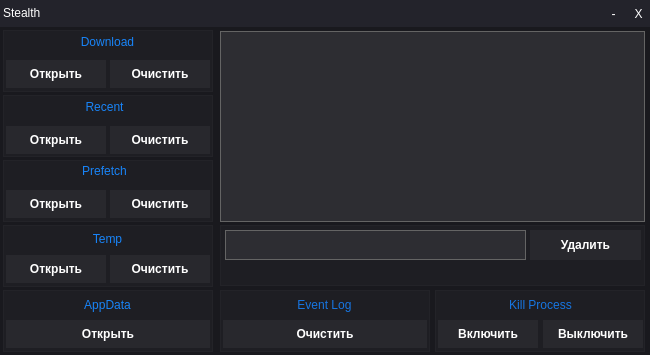
<?xml version="1.0" encoding="UTF-8"?>
<ui version="4.0">
 <class>Form</class>
 <widget class="QWidget" name="Form">
  <property name="geometry">
   <rect>
    <x>0</x>
    <y>0</y>
    <width>650</width>
    <height>355</height>
   </rect>
  </property>
  <property name="windowTitle">
   <string>Stealth</string>
  </property>
  <property name="windowIcon">
   <iconset>
    <normaloff>main_ico.png</normaloff>main_ico.png</iconset>
  </property>
  <widget class="QLabel" name="label">
   <property name="geometry">
    <rect>
     <x>0</x>
     <y>0</y>
     <width>650</width>
     <height>355</height>
    </rect>
   </property>
   <property name="styleSheet">
    <string notr="true">background-color: rgb(25,25,30)</string>
   </property>
   <property name="text">
    <string/>
   </property>
  </widget>
  <widget class="QLabel" name="label_2">
   <property name="geometry">
    <rect>
     <x>0</x>
     <y>0</y>
     <width>651</width>
     <height>27</height>
    </rect>
   </property>
   <property name="styleSheet">
    <string notr="true">background-color: rgb(35,35,43)</string>
   </property>
   <property name="text">
    <string/>
   </property>
  </widget>
  <widget class="QLabel" name="label_3">
   <property name="geometry">
    <rect>
     <x>3</x>
     <y>0</y>
     <width>70</width>
     <height>27</height>
    </rect>
   </property>
   <property name="styleSheet">
    <string notr="true">font: 63 16pt &quot;Mayberry Pro&quot;;
</string>
   </property>
   <property name="text">
    <string>&lt;html&gt;&lt;head/&gt;&lt;body&gt;&lt;p&gt;&lt;span style=&quot; font-weight:400; color:#ffffff;&quot;&gt;Stealth&lt;/span&gt;&lt;/p&gt;&lt;/body&gt;&lt;/html&gt;</string>
   </property>
  </widget>
  <widget class="QPushButton" name="pushButton">
   <property name="geometry">
    <rect>
     <x>625</x>
     <y>0</y>
     <width>27</width>
     <height>27</height>
    </rect>
   </property>
   <property name="styleSheet">
    <string notr="true">QPushButton{
color: white;
background-color: rgb(35,35,43);
font: 63 12pt &quot;Mayberry Pro&quot;;
border: none;
}
QPushButton:hover {
color: #e84118;
}
QPushButton:pressed {
color:#c23616;
}
</string>
   </property>
   <property name="text">
    <string>X</string>
   </property>
  </widget>
  <widget class="QPushButton" name="pushButton_2">
   <property name="geometry">
    <rect>
     <x>600</x>
     <y>0</y>
     <width>27</width>
     <height>27</height>
    </rect>
   </property>
   <property name="styleSheet">
    <string notr="true">QPushButton{
color: white;
background-color: rgb(35,35,43);
font: 63 16pt &quot;Mayberry Pro&quot;;
border: none;
}
QPushButton:hover {
color: rgb(200,200,200);
}
QPushButton:pressed {
color: rgb(150,150,150);
}
</string>
   </property>
   <property name="text">
    <string>-</string>
   </property>
  </widget>
  <widget class="QLabel" name="label_4">
   <property name="geometry">
    <rect>
     <x>3</x>
     <y>30</y>
     <width>210</width>
     <height>62</height>
    </rect>
   </property>
   <property name="styleSheet">
    <string notr="true">background-color: rgb(30,30,35);
border: 1px solid rgb(35,35,40)</string>
   </property>
   <property name="text">
    <string/>
   </property>
  </widget>
  <widget class="QLabel" name="label_5">
   <property name="geometry">
    <rect>
     <x>3</x>
     <y>32</y>
     <width>209</width>
     <height>20</height>
    </rect>
   </property>
   <property name="styleSheet">
    <string notr="true">font: 63 14pt &quot;Mayberry Pro&quot;;
</string>
   </property>
   <property name="text">
    <string>&lt;html&gt;&lt;head/&gt;&lt;body&gt;&lt;p align=&quot;center&quot;&gt;&lt;span style=&quot; color:#1884f8;&quot;&gt;Download&lt;/span&gt;&lt;/p&gt;&lt;/body&gt;&lt;/html&gt;</string>
   </property>
  </widget>
  <widget class="QPushButton" name="pushButton_3">
   <property name="geometry">
    <rect>
     <x>6</x>
     <y>60</y>
     <width>100</width>
     <height>28</height>
    </rect>
   </property>
   <property name="styleSheet">
    <string notr="true">QPushButton{
color: white;
background-color: rgb(40,40,45);
font: 63 11pt &quot;Mayberry Pro&quot;;
font-weight: bold;
border: none;
}
QPushButton:hover {
border: 1px solid rgb(70,70,75);
background-color: rgb(43,43,48);
}
QPushButton:pressed {
background-color: rgb(45,45,50);
}</string>
   </property>
   <property name="text">
    <string>Открыть</string>
   </property>
  </widget>
  <widget class="QPushButton" name="pushButton_4">
   <property name="geometry">
    <rect>
     <x>110</x>
     <y>60</y>
     <width>100</width>
     <height>28</height>
    </rect>
   </property>
   <property name="styleSheet">
    <string notr="true">QPushButton{
color: white;
background-color: rgb(40,40,45);
font: 63 11pt &quot;Mayberry Pro&quot;;
font-weight: bold;
border: none;
}
QPushButton:hover {
border: 1px solid rgb(70,70,75);
background-color: rgb(43,43,48);
}
QPushButton:pressed {
background-color: rgb(45,45,50);
}</string>
   </property>
   <property name="text">
    <string>Очистить</string>
   </property>
  </widget>
  <widget class="QLabel" name="label_6">
   <property name="geometry">
    <rect>
     <x>3</x>
     <y>95</y>
     <width>210</width>
     <height>62</height>
    </rect>
   </property>
   <property name="styleSheet">
    <string notr="true">background-color: rgb(30,30,35);
border: 1px solid rgb(35,35,40)</string>
   </property>
   <property name="text">
    <string/>
   </property>
  </widget>
  <widget class="QLabel" name="label_7">
   <property name="geometry">
    <rect>
     <x>3</x>
     <y>160</y>
     <width>210</width>
     <height>62</height>
    </rect>
   </property>
   <property name="styleSheet">
    <string notr="true">background-color: rgb(30,30,35);
border: 1px solid rgb(35,35,40)</string>
   </property>
   <property name="text">
    <string/>
   </property>
  </widget>
  <widget class="QLabel" name="label_8">
   <property name="geometry">
    <rect>
     <x>3</x>
     <y>225</y>
     <width>210</width>
     <height>62</height>
    </rect>
   </property>
   <property name="styleSheet">
    <string notr="true">background-color: rgb(30,30,35);
border: 1px solid rgb(35,35,40)</string>
   </property>
   <property name="text">
    <string/>
   </property>
  </widget>
  <widget class="QLabel" name="label_9">
   <property name="geometry">
    <rect>
     <x>3</x>
     <y>290</y>
     <width>210</width>
     <height>62</height>
    </rect>
   </property>
   <property name="styleSheet">
    <string notr="true">background-color: rgb(30,30,35);
border: 1px solid rgb(35,35,40)</string>
   </property>
   <property name="text">
    <string/>
   </property>
  </widget>
  <widget class="QLabel" name="label_10">
   <property name="geometry">
    <rect>
     <x>0</x>
     <y>97</y>
     <width>209</width>
     <height>20</height>
    </rect>
   </property>
   <property name="styleSheet">
    <string notr="true">font: 63 14pt &quot;Mayberry Pro&quot;;
</string>
   </property>
   <property name="text">
    <string>&lt;html&gt;&lt;head/&gt;&lt;body&gt;&lt;p align=&quot;center&quot;&gt;&lt;span style=&quot; color:#1884f8;&quot;&gt;Recent&lt;/span&gt;&lt;/p&gt;&lt;/body&gt;&lt;/html&gt;</string>
   </property>
  </widget>
  <widget class="QPushButton" name="pushButton_5">
   <property name="geometry">
    <rect>
     <x>6</x>
     <y>126</y>
     <width>100</width>
     <height>28</height>
    </rect>
   </property>
   <property name="styleSheet">
    <string notr="true">QPushButton{
color: white;
background-color: rgb(40,40,45);
font: 63 11pt &quot;Mayberry Pro&quot;;
font-weight: bold;
border: none;
}
QPushButton:hover {
border: 1px solid rgb(70,70,75);
background-color: rgb(43,43,48);
}
QPushButton:pressed {
background-color: rgb(45,45,50);
}</string>
   </property>
   <property name="text">
    <string>Открыть</string>
   </property>
  </widget>
  <widget class="QPushButton" name="pushButton_6">
   <property name="geometry">
    <rect>
     <x>110</x>
     <y>126</y>
     <width>100</width>
     <height>28</height>
    </rect>
   </property>
   <property name="styleSheet">
    <string notr="true">QPushButton{
color: white;
background-color: rgb(40,40,45);
font: 63 11pt &quot;Mayberry Pro&quot;;
font-weight: bold;
border: none;
}
QPushButton:hover {
border: 1px solid rgb(70,70,75);
background-color: rgb(43,43,48);
}
QPushButton:pressed {
background-color: rgb(45,45,50);
}</string>
   </property>
   <property name="text">
    <string>Очистить</string>
   </property>
  </widget>
  <widget class="QLabel" name="label_11">
   <property name="geometry">
    <rect>
     <x>0</x>
     <y>161</y>
     <width>209</width>
     <height>20</height>
    </rect>
   </property>
   <property name="styleSheet">
    <string notr="true">font: 63 14pt &quot;Mayberry Pro&quot;;
</string>
   </property>
   <property name="text">
    <string>&lt;html&gt;&lt;head/&gt;&lt;body&gt;&lt;p align=&quot;center&quot;&gt;&lt;span style=&quot; color:#1884f8;&quot;&gt;Prefetch&lt;/span&gt;&lt;/p&gt;&lt;/body&gt;&lt;/html&gt;</string>
   </property>
  </widget>
  <widget class="QPushButton" name="pushButton_7">
   <property name="geometry">
    <rect>
     <x>6</x>
     <y>190</y>
     <width>100</width>
     <height>28</height>
    </rect>
   </property>
   <property name="styleSheet">
    <string notr="true">QPushButton{
color: white;
background-color: rgb(40,40,45);
font: 63 11pt &quot;Mayberry Pro&quot;;
font-weight: bold;
border: none;
}
QPushButton:hover {
border: 1px solid rgb(70,70,75);
background-color: rgb(43,43,48);
}
QPushButton:pressed {
background-color: rgb(45,45,50);
}</string>
   </property>
   <property name="text">
    <string>Открыть</string>
   </property>
  </widget>
  <widget class="QPushButton" name="pushButton_8">
   <property name="geometry">
    <rect>
     <x>110</x>
     <y>190</y>
     <width>100</width>
     <height>28</height>
    </rect>
   </property>
   <property name="styleSheet">
    <string notr="true">QPushButton{
color: white;
background-color: rgb(40,40,45);
font: 63 11pt &quot;Mayberry Pro&quot;;
font-weight: bold;
border: none;
}
QPushButton:hover {
border: 1px solid rgb(70,70,75);
background-color: rgb(43,43,48);
}
QPushButton:pressed {
background-color: rgb(45,45,50);
}</string>
   </property>
   <property name="text">
    <string>Очистить</string>
   </property>
  </widget>
  <widget class="QLabel" name="label_12">
   <property name="geometry">
    <rect>
     <x>3</x>
     <y>224</y>
     <width>209</width>
     <height>30</height>
    </rect>
   </property>
   <property name="styleSheet">
    <string notr="true">font: 63 14pt &quot;Mayberry Pro&quot;;
</string>
   </property>
   <property name="text">
    <string>&lt;html&gt;&lt;head/&gt;&lt;body&gt;&lt;p align=&quot;center&quot;&gt;&lt;span style=&quot; color:#1884f8;&quot;&gt;Temp&lt;/span&gt;&lt;/p&gt;&lt;/body&gt;&lt;/html&gt;</string>
   </property>
  </widget>
  <widget class="QPushButton" name="pushButton_9">
   <property name="geometry">
    <rect>
     <x>6</x>
     <y>255</y>
     <width>100</width>
     <height>28</height>
    </rect>
   </property>
   <property name="styleSheet">
    <string notr="true">QPushButton{
color: white;
background-color: rgb(40,40,45);
font: 63 11pt &quot;Mayberry Pro&quot;;
font-weight: bold;
border: none;
}
QPushButton:hover {
border: 1px solid rgb(70,70,75);
background-color: rgb(43,43,48);
}
QPushButton:pressed {
background-color: rgb(45,45,50);
}</string>
   </property>
   <property name="text">
    <string>Открыть</string>
   </property>
  </widget>
  <widget class="QPushButton" name="pushButton_10">
   <property name="geometry">
    <rect>
     <x>110</x>
     <y>255</y>
     <width>100</width>
     <height>28</height>
    </rect>
   </property>
   <property name="styleSheet">
    <string notr="true">QPushButton{
color: white;
background-color: rgb(40,40,45);
font: 63 11pt &quot;Mayberry Pro&quot;;
font-weight: bold;
border: none;
}
QPushButton:hover {
border: 1px solid rgb(70,70,75);
background-color: rgb(43,43,48);
}
QPushButton:pressed {
background-color: rgb(45,45,50);
}</string>
   </property>
   <property name="text">
    <string>Очистить</string>
   </property>
  </widget>
  <widget class="QLabel" name="label_13">
   <property name="geometry">
    <rect>
     <x>3</x>
     <y>290</y>
     <width>209</width>
     <height>30</height>
    </rect>
   </property>
   <property name="styleSheet">
    <string notr="true">font: 63 14pt &quot;Mayberry Pro&quot;;
</string>
   </property>
   <property name="text">
    <string>&lt;html&gt;&lt;head/&gt;&lt;body&gt;&lt;p align=&quot;center&quot;&gt;&lt;span style=&quot; color:#1884f8;&quot;&gt;AppData&lt;/span&gt;&lt;/p&gt;&lt;/body&gt;&lt;/html&gt;</string>
   </property>
  </widget>
  <widget class="QPushButton" name="pushButton_11">
   <property name="geometry">
    <rect>
     <x>6</x>
     <y>320</y>
     <width>204</width>
     <height>28</height>
    </rect>
   </property>
   <property name="styleSheet">
    <string notr="true">QPushButton{
color: white;
background-color: rgb(40,40,45);
font: 63 11pt &quot;Mayberry Pro&quot;;
font-weight: bold;
border: none;
}
QPushButton:hover {
border: 1px solid rgb(70,70,75);
background-color: rgb(43,43,48);
}
QPushButton:pressed {
background-color: rgb(45,45,50);
}</string>
   </property>
   <property name="text">
    <string>Открыть</string>
   </property>
  </widget>
  <widget class="QTextBrowser" name="textBrowser">
   <property name="geometry">
    <rect>
     <x>220</x>
     <y>31</y>
     <width>425</width>
     <height>191</height>
    </rect>
   </property>
   <property name="styleSheet">
    <string notr="true">background-color: rgb(45,45,50);
border: 1px solid rgb(100,100,100);

color: white;
font: 11pt &quot;Arial&quot;;
</string>
   </property>
   <property name="verticalScrollBarPolicy">
    <enum>Qt::ScrollBarAlwaysOff</enum>
   </property>
   <property name="horizontalScrollBarPolicy">
    <enum>Qt::ScrollBarAlwaysOff</enum>
   </property>
   <property name="html">
    <string>&lt;!DOCTYPE HTML PUBLIC &quot;-//W3C//DTD HTML 4.0//EN&quot; &quot;http://www.w3.org/TR/REC-html40/strict.dtd&quot;&gt;
&lt;html&gt;&lt;head&gt;&lt;meta name=&quot;qrichtext&quot; content=&quot;1&quot; /&gt;&lt;style type=&quot;text/css&quot;&gt;
p, li { white-space: pre-wrap; }
&lt;/style&gt;&lt;/head&gt;&lt;body style=&quot; font-family:'Arial'; font-size:11pt; font-weight:400; font-style:normal;&quot;&gt;
&lt;p style=&quot;-qt-paragraph-type:empty; margin-top:0px; margin-bottom:0px; margin-left:0px; margin-right:0px; -qt-block-indent:0; text-indent:0px;&quot;&gt;&lt;br /&gt;&lt;/p&gt;&lt;/body&gt;&lt;/html&gt;</string>
   </property>
  </widget>
  <widget class="QLabel" name="label_14">
   <property name="geometry">
    <rect>
     <x>435</x>
     <y>290</y>
     <width>210</width>
     <height>62</height>
    </rect>
   </property>
   <property name="styleSheet">
    <string notr="true">background-color: rgb(30,30,35);
border: 1px solid rgb(35,35,40)</string>
   </property>
   <property name="text">
    <string/>
   </property>
  </widget>
  <widget class="QLabel" name="label_15">
   <property name="geometry">
    <rect>
     <x>220</x>
     <y>290</y>
     <width>210</width>
     <height>62</height>
    </rect>
   </property>
   <property name="styleSheet">
    <string notr="true">background-color: rgb(30,30,35);
border: 1px solid rgb(35,35,40)</string>
   </property>
   <property name="text">
    <string/>
   </property>
  </widget>
  <widget class="QLabel" name="label_16">
   <property name="geometry">
    <rect>
     <x>436</x>
     <y>290</y>
     <width>209</width>
     <height>30</height>
    </rect>
   </property>
   <property name="styleSheet">
    <string notr="true">font: 63 14pt &quot;Mayberry Pro&quot;;
</string>
   </property>
   <property name="text">
    <string>&lt;html&gt;&lt;head/&gt;&lt;body&gt;&lt;p align=&quot;center&quot;&gt;&lt;span style=&quot; color:#1675e1;&quot;&gt;Kill Process&lt;/span&gt;&lt;/p&gt;&lt;/body&gt;&lt;/html&gt;</string>
   </property>
  </widget>
  <widget class="QPushButton" name="pushButton_12">
   <property name="geometry">
    <rect>
     <x>438</x>
     <y>320</y>
     <width>100</width>
     <height>28</height>
    </rect>
   </property>
   <property name="styleSheet">
    <string notr="true">QPushButton{
color: white;
background-color: rgb(40,40,45);
font: 63 11pt &quot;Mayberry Pro&quot;;
font-weight: bold;
border: none;
}
QPushButton:hover {
border: 1px solid rgb(70,70,75);
background-color: rgb(43,43,48);
}
QPushButton:pressed {
background-color: rgb(45,45,50);
}</string>
   </property>
   <property name="text">
    <string>Включить</string>
   </property>
  </widget>
  <widget class="QPushButton" name="pushButton_13">
   <property name="geometry">
    <rect>
     <x>543</x>
     <y>320</y>
     <width>100</width>
     <height>28</height>
    </rect>
   </property>
   <property name="styleSheet">
    <string notr="true">QPushButton{
color: white;
background-color: rgb(40,40,45);
font: 63 11pt &quot;Mayberry Pro&quot;;
font-weight: bold;
border: none;
}
QPushButton:hover {
border: 1px solid rgb(70,70,75);
background-color: rgb(43,43,48);
}
QPushButton:pressed {
background-color: rgb(45,45,50);
}</string>
   </property>
   <property name="text">
    <string>Выключить</string>
   </property>
  </widget>
  <widget class="QLabel" name="label_17">
   <property name="geometry">
    <rect>
     <x>220</x>
     <y>290</y>
     <width>209</width>
     <height>30</height>
    </rect>
   </property>
   <property name="styleSheet">
    <string notr="true">font: 63 14pt &quot;Mayberry Pro&quot;;
</string>
   </property>
   <property name="text">
    <string>&lt;html&gt;&lt;head/&gt;&lt;body&gt;&lt;p align=&quot;center&quot;&gt;&lt;span style=&quot; color:#1675e1;&quot;&gt;Event Log&lt;/span&gt;&lt;/p&gt;&lt;/body&gt;&lt;/html&gt;</string>
   </property>
  </widget>
  <widget class="QPushButton" name="pushButton_14">
   <property name="geometry">
    <rect>
     <x>223</x>
     <y>320</y>
     <width>204</width>
     <height>28</height>
    </rect>
   </property>
   <property name="styleSheet">
    <string notr="true">QPushButton{
color: white;
background-color: rgb(40,40,45);
font: 63 11pt &quot;Mayberry Pro&quot;;
font-weight: bold;
border: none;
}
QPushButton:hover {
border: 1px solid rgb(70,70,75);
background-color: rgb(43,43,48);
}
QPushButton:pressed {
background-color: rgb(45,45,50);
}</string>
   </property>
   <property name="text">
    <string>Очистить</string>
   </property>
  </widget>
  <widget class="QLabel" name="label_18">
   <property name="geometry">
    <rect>
     <x>220</x>
     <y>225</y>
     <width>425</width>
     <height>61</height>
    </rect>
   </property>
   <property name="styleSheet">
    <string notr="true">background-color: rgb(30,30,35);
border: 1px solid rgb(35,35,40)</string>
   </property>
   <property name="text">
    <string/>
   </property>
  </widget>
  <widget class="QLineEdit" name="lineEdit">
   <property name="geometry">
    <rect>
     <x>225</x>
     <y>230</y>
     <width>301</width>
     <height>30</height>
    </rect>
   </property>
   <property name="styleSheet">
    <string notr="true">background-color: rgb(45,45,50);
border: 1px solid rgb(100,100,100);

color: white;
font: 11pt &quot;Arial&quot;;
font-weight: bold;

padding-left: 3px;
padding-right: 3px;
</string>
   </property>
   <property name="maxLength">
    <number>100</number>
   </property>
  </widget>
  <widget class="QPushButton" name="pushButton_15">
   <property name="geometry">
    <rect>
     <x>530</x>
     <y>230</y>
     <width>111</width>
     <height>30</height>
    </rect>
   </property>
   <property name="styleSheet">
    <string notr="true">QPushButton{
color: white;
background-color: rgb(40,40,45);
font: 63 11pt &quot;Mayberry Pro&quot;;
font-weight: bold;
border: none;
}
QPushButton:hover {
border: 1px solid rgb(70,70,75);
background-color: rgb(43,43,48);
}
QPushButton:pressed {
background-color: rgb(45,45,50);
}</string>
   </property>
   <property name="text">
    <string>Удалить</string>
   </property>
  </widget>
  <zorder>label</zorder>
  <zorder>label_2</zorder>
  <zorder>label_3</zorder>
  <zorder>pushButton_2</zorder>
  <zorder>label_4</zorder>
  <zorder>pushButton</zorder>
  <zorder>pushButton_3</zorder>
  <zorder>pushButton_4</zorder>
  <zorder>label_5</zorder>
  <zorder>label_6</zorder>
  <zorder>label_7</zorder>
  <zorder>label_8</zorder>
  <zorder>label_9</zorder>
  <zorder>label_10</zorder>
  <zorder>pushButton_5</zorder>
  <zorder>pushButton_6</zorder>
  <zorder>label_11</zorder>
  <zorder>pushButton_7</zorder>
  <zorder>pushButton_8</zorder>
  <zorder>label_12</zorder>
  <zorder>pushButton_9</zorder>
  <zorder>pushButton_10</zorder>
  <zorder>label_13</zorder>
  <zorder>pushButton_11</zorder>
  <zorder>textBrowser</zorder>
  <zorder>label_14</zorder>
  <zorder>label_15</zorder>
  <zorder>label_16</zorder>
  <zorder>pushButton_12</zorder>
  <zorder>pushButton_13</zorder>
  <zorder>label_17</zorder>
  <zorder>pushButton_14</zorder>
  <zorder>label_18</zorder>
  <zorder>lineEdit</zorder>
  <zorder>pushButton_15</zorder>
 </widget>
 <resources/>
 <connections/>
</ui>
